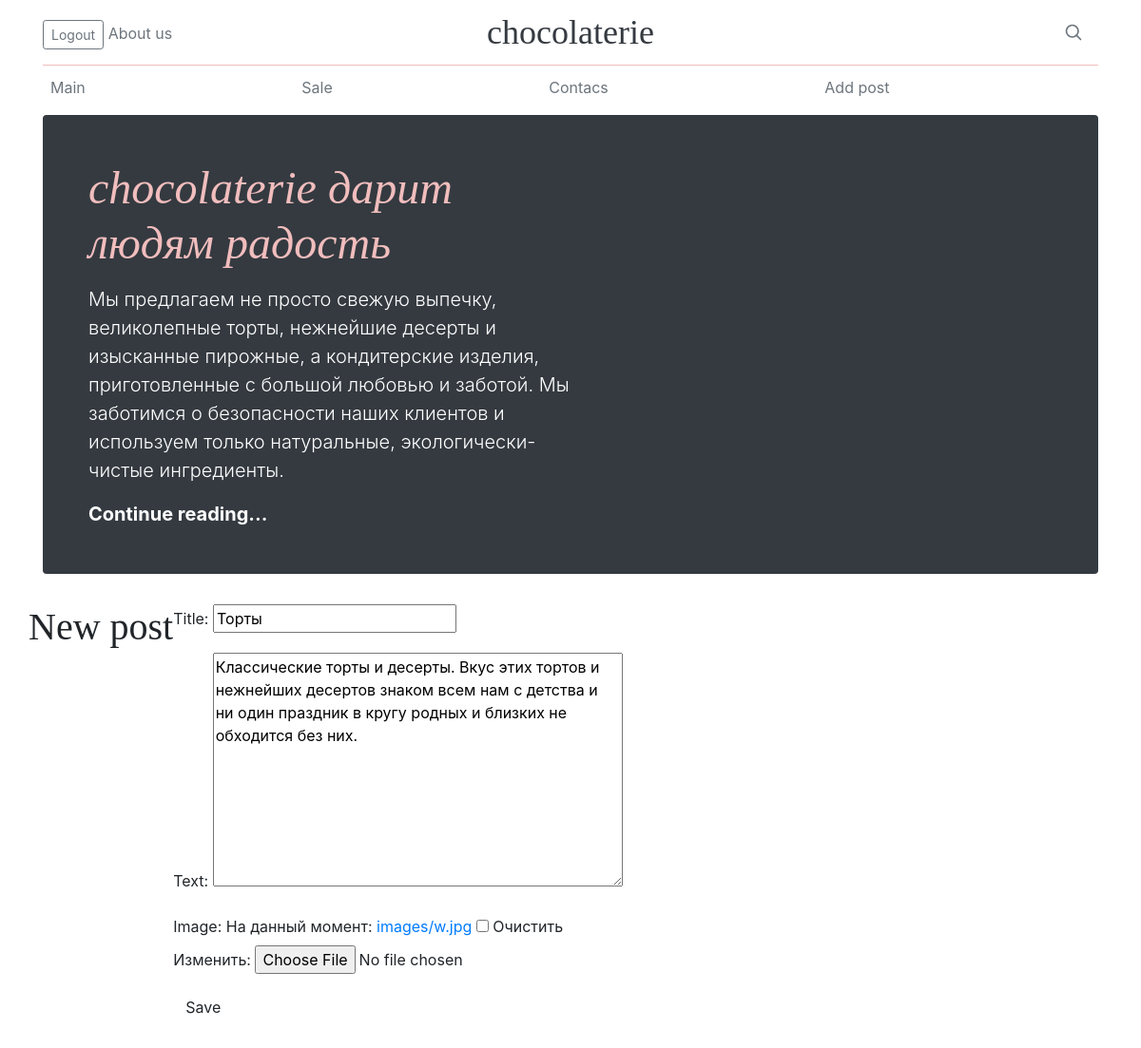
Screenshot of /post/28/edit/ (signed in) with the database file from the repository.
### blog/models.py (models this page shows)
class Post(models.Model):
    author = models.ForeignKey(settings.AUTH_USER_MODEL, on_delete=models.CASCADE)
    title = models.CharField(max_length=200)
    text = models.TextField()
    created_date = models.DateTimeField(default=timezone.now)
    published_date = models.DateTimeField(blank=True, null=True)
    image = models.ImageField(null=True, blank=True, upload_to='images/')

### blog/views.py (the view)
# urls.py: path('post/<int:pk>/edit/', views.post_edit, name='post_edit'),
@login_required
def post_edit(request, pk):
    post = get_object_or_404(Post, pk=pk)
    if request.method == "POST":
        form = PostForm(request.POST, request.FILES or None, instance=post)
        if form.is_valid():
            post = form.save(commit=False)
            post.author = request.user
            post.save()
            return redirect('post_detail', pk=post.pk)
    else:
        form = PostForm(instance=post)
    return render(request, 'blog/post_edit.html', {'form': form})

### blog/forms.py
class PostForm(forms.ModelForm):
    class Meta:
        model = Post
        fields = ('title', 'text', 'image')

### blog/templates/blog/post_edit.html (shortened to what this page needs)
{% extends 'blog/base.html' %}
{% block content %}
    <h1>New post</h1>
    <form method="POST" class="post-form" enctype="multipart/form-data">
        {{ form.as_p }}
        <button type="submit" class="save btn btn-default">Save</button>
    </form>
{% endblock %}

### blog/templates/blog/base.html (style rules this page uses)
h1, h2, h3, h4, h5, h6 { font-family: "Playfair Display", Georgia, "Times New Roman", serif; }

### rows the page displays
Post: title "Торты", text "Классические торты и десерты. Вкус этих тортов и нежнейших десертов знаком всем нам с детства и ни один праздник в кругу родных и близких не обходится без них."
